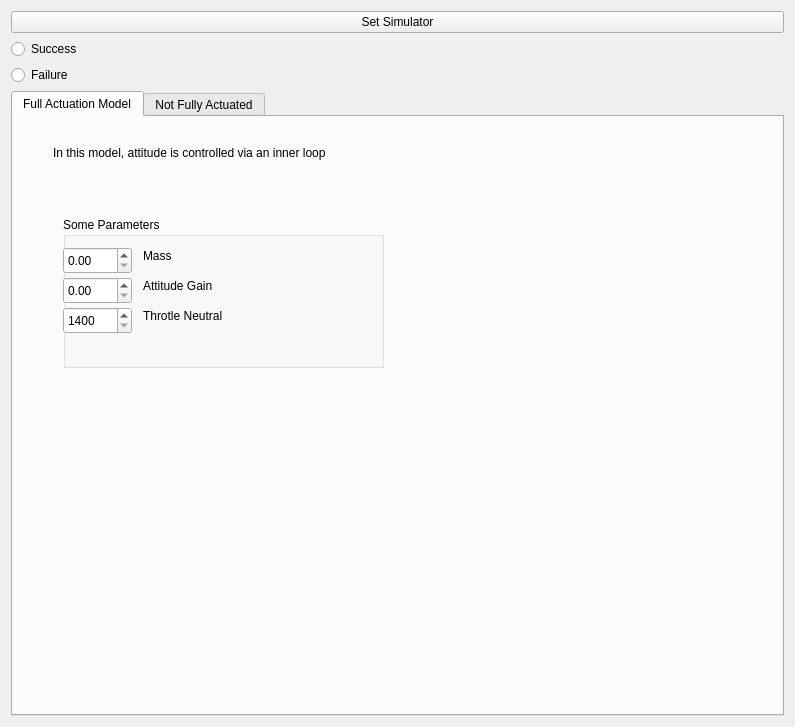
<?xml version="1.0" encoding="UTF-8"?>
<ui version="4.0">
 <class>Form</class>
 <widget class="QWidget" name="Form">
  <property name="geometry">
   <rect>
    <x>0</x>
    <y>0</y>
    <width>795</width>
    <height>727</height>
   </rect>
  </property>
  <property name="windowTitle">
   <string>Form</string>
  </property>
  <property name="styleSheet">
   <string notr="true"/>
  </property>
  <layout class="QGridLayout" name="gridLayout">
   <item row="0" column="1">
    <widget class="QPushButton" name="SetSimulatorButton">
     <property name="text">
      <string>Set Simulator</string>
     </property>
    </widget>
   </item>
   <item row="1" column="1">
    <widget class="QRadioButton" name="Success">
     <property name="text">
      <string>Success</string>
     </property>
    </widget>
   </item>
   <item row="3" column="1">
    <widget class="QTabWidget" name="SimulatorSelect">
     <property name="currentIndex">
      <number>0</number>
     </property>
     <widget class="QWidget" name="tab">
      <attribute name="title">
       <string>Full Actuation Model</string>
      </attribute>
      <widget class="QGroupBox" name="groupBox_2">
       <property name="geometry">
        <rect>
         <x>50</x>
         <y>100</y>
         <width>321</width>
         <height>151</height>
        </rect>
       </property>
       <property name="title">
        <string>Some Parameters</string>
       </property>
       <widget class="QDoubleSpinBox" name="AttitudeGain">
        <property name="geometry">
         <rect>
          <x>0</x>
          <y>60</y>
          <width>69</width>
          <height>27</height>
         </rect>
        </property>
       </widget>
       <widget class="QDoubleSpinBox" name="Mass">
        <property name="geometry">
         <rect>
          <x>0</x>
          <y>30</y>
          <width>69</width>
          <height>27</height>
         </rect>
        </property>
       </widget>
       <widget class="QLabel" name="label_3">
        <property name="geometry">
         <rect>
          <x>80</x>
          <y>30</y>
          <width>67</width>
          <height>17</height>
         </rect>
        </property>
        <property name="text">
         <string>Mass</string>
        </property>
       </widget>
       <widget class="QLabel" name="label_11">
        <property name="geometry">
         <rect>
          <x>80</x>
          <y>60</y>
          <width>121</width>
          <height>17</height>
         </rect>
        </property>
        <property name="text">
         <string>Attitude Gain</string>
        </property>
       </widget>
       <widget class="QDoubleSpinBox" name="ThrottleNeutral">
        <property name="geometry">
         <rect>
          <x>0</x>
          <y>90</y>
          <width>69</width>
          <height>27</height>
         </rect>
        </property>
        <property name="decimals">
         <number>0</number>
        </property>
        <property name="minimum">
         <double>1400.000000000000000</double>
        </property>
        <property name="maximum">
         <double>1600.000000000000000</double>
        </property>
       </widget>
       <widget class="QLabel" name="label_2">
        <property name="geometry">
         <rect>
          <x>80</x>
          <y>90</y>
          <width>121</width>
          <height>17</height>
         </rect>
        </property>
        <property name="text">
         <string>Throtle Neutral</string>
        </property>
       </widget>
      </widget>
      <widget class="QLabel" name="label_4">
       <property name="geometry">
        <rect>
         <x>40</x>
         <y>10</y>
         <width>401</width>
         <height>51</height>
        </rect>
       </property>
       <property name="text">
        <string>In this model, attitude is controlled via an inner loop</string>
       </property>
      </widget>
      <widget class="QWidget" name="widget_2" native="true">
       <property name="geometry">
        <rect>
         <x>340</x>
         <y>70</y>
         <width>391</width>
         <height>231</height>
        </rect>
       </property>
      </widget>
     </widget>
     <widget class="QWidget" name="tab_2">
      <attribute name="title">
       <string>Not Fully Actuated</string>
      </attribute>
      <widget class="QGroupBox" name="groupBox_4">
       <property name="geometry">
        <rect>
         <x>60</x>
         <y>90</y>
         <width>231</width>
         <height>121</height>
        </rect>
       </property>
       <property name="title">
        <string>Some Parameters</string>
       </property>
       <widget class="QDoubleSpinBox" name="ThrottleNeutral_2">
        <property name="geometry">
         <rect>
          <x>0</x>
          <y>60</y>
          <width>69</width>
          <height>27</height>
         </rect>
        </property>
        <property name="decimals">
         <number>0</number>
        </property>
        <property name="minimum">
         <double>1400.000000000000000</double>
        </property>
        <property name="maximum">
         <double>1600.000000000000000</double>
        </property>
       </widget>
       <widget class="QDoubleSpinBox" name="Mass_2">
        <property name="geometry">
         <rect>
          <x>0</x>
          <y>30</y>
          <width>69</width>
          <height>27</height>
         </rect>
        </property>
       </widget>
       <widget class="QLabel" name="label_14">
        <property name="geometry">
         <rect>
          <x>80</x>
          <y>30</y>
          <width>67</width>
          <height>17</height>
         </rect>
        </property>
        <property name="text">
         <string>Mass</string>
        </property>
       </widget>
       <widget class="QLabel" name="label_15">
        <property name="geometry">
         <rect>
          <x>80</x>
          <y>60</y>
          <width>141</width>
          <height>17</height>
         </rect>
        </property>
        <property name="text">
         <string>Throttle Neutral</string>
        </property>
       </widget>
      </widget>
      <widget class="QLabel" name="label">
       <property name="geometry">
        <rect>
         <x>60</x>
         <y>40</y>
         <width>341</width>
         <height>31</height>
        </rect>
       </property>
       <property name="text">
        <string>No Attitude Inner Loop</string>
       </property>
      </widget>
     </widget>
    </widget>
   </item>
   <item row="2" column="1">
    <widget class="QRadioButton" name="Failure">
     <property name="text">
      <string>Failure</string>
     </property>
    </widget>
   </item>
  </layout>
 </widget>
 <resources/>
 <connections/>
</ui>
